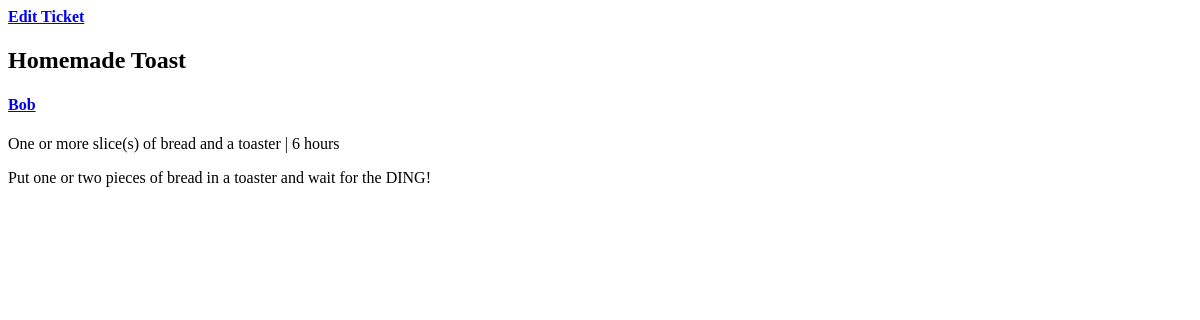
/recipe/1/, run on an earlier commit of the app's database.
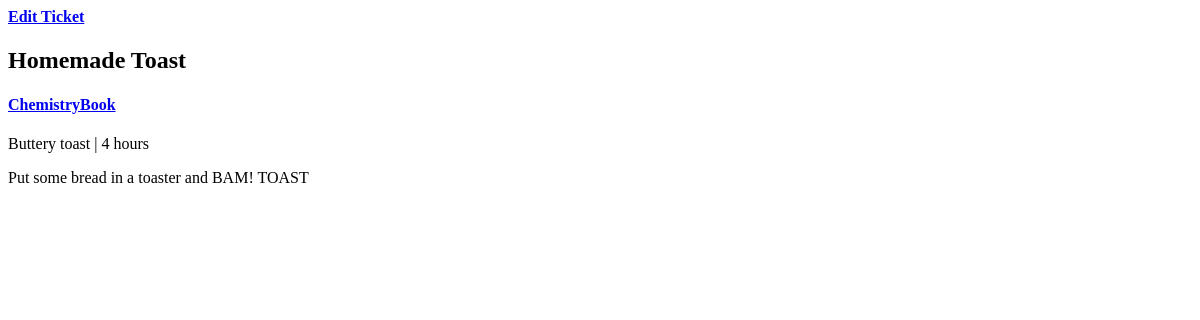
And on a later commit of the database.
### recipes/models.py (models this page shows, shortened)
class Recipe(models.Model):
    title = models.CharField(max_length=50)
    description = models.TextField()
    time_required = models.CharField(max_length=50)
    instructions = models.TextField()
    author = models.ForeignKey(Author, on_delete=models.CASCADE)

class Author(models.Model):
    name = models.CharField(max_length=80)
    bio = models.TextField(max_length=100)
    user = models.OneToOneField(User, on_delete=models.CASCADE)
    favorites = models.ManyToManyField("Recipe", blank=True, symmetrical=False, related_name="favorites")

### recipes/views.py (the view)
# urls.py: path('recipe/<int:recipe_id>/', recipe_detail),
def recipe_detail(request, recipe_id):
    my_recipe = Recipe.objects.filter(id=recipe_id).first()
    return render(request, "recipe_detail.html", {"recipes": my_recipe})

### templates/recipe_detail.html (shortened to what this page needs)
<div class="container">
    <h4><a href="/recipe/{{recipes.id}}/edit/">Edit Ticket</a></h4>
    {% if not recipes %}
        <h1>The recipe you are looking for doesn't exist. </h1>
    {% else %}
        <h2>{{ recipes.title }}</h2>
        <h4><a href="/author/{{recipes.author.id}}/">{{ recipes.author.name }}</a></h4>
        <p>{{ recipes.description }} | {{ recipes.time_required }}</p>
        <p>{{ recipes.instructions }}</p>
    {% endif %}
</div>

What changed in the data, as far as the page shows it:
changed Recipe "Homemade Toast": author.name "Bob" → "ChemistryBook"; description "One or more slice(s) of bread and a toaster" → "Buttery toast"; time_required "6 hours" → "4 hours"; instructions "Put one or two pieces of bread in a toaster and wait for the DING!" → "Put some bread in a toaster and BAM! TOAST"
